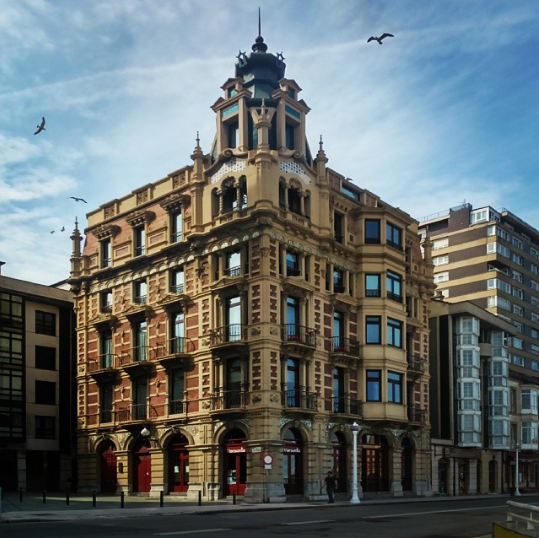
#> input picture data/Edificio.png, 539 x 538 px
$ jupyter execute ch01_example1.ipynb
#> lines starting #> are read from the running program, lines starting #| are printed output that depends on the picture
# Derivada de una imagen

En este ejemplo vamos a calcular las derivadas en la dirección $x$ y $y$ de una imagen de entrada. Para ello vamos a usar la herramienta de convolución entre la imagen de entrada y un kernel. La convolución entre una imagen $I[m,n]$ y un kernel $k[m,n]$ se define como:

$$
I[m,n] \ast k[m,n] = \sum_{k,l} I[k,l]  \; k[m-k,n-l]
$$

Para implementar el calculo de la derivada, haremos uso de los filtros *Sobel*:

$$
Dx = \begin{bmatrix}
-1 & 0 & 1\\
-2 & 0 & 2\\
-1 & 0 & 1\\
\end{bmatrix} \qquad \qquad
Dy = \begin{bmatrix}
-1 & -2 & -1\\
0 & 0 & 0\\
1 & 2 & 1\\
\end{bmatrix}
$$

Representando la convolución con $Dx$ la derivada parcial de la imagen respecto a $x$ y la convolución con $Dy$ la derivada parcial de la imagen respecto a $y$.

Para implementar la convolución hemos creado la siguiente función:

[cell 1]
import numpy as np
def conv(im,k):
    r,c = k.shape

    if not r == c or len(im.shape) == 3: #Revisamos que el kernel sea cuadrado y que la imagen este en escala de grices
        return None


    row, colum = im.shape
    shift = int((r-1)/2)

    output = np.zeros(im[shift:-shift,shift:-shift].shape)
    k = np.rot90(k,2) #Invertimos la imgen en ambas direcciones (lo cual es equivalente a girar el kernel 180°)

    for m,i in enumerate(np.arange(shift,row-shift-1)):
        for l,j in enumerate(np.arange(shift,colum-shift-1)):
            window = im[i-shift:i+shift+1,j-shift:j+shift+1]
            output[m,l] = (window*k).sum()

    return output

Como vemos, esta función creada recibe como parámetros de entrada la imagen en escala de grices y el kernel de convolución. El kernel, tal como lo expresa la ecuación de convolución, debe ser invertido tanto en la dirección vertical como en la horizontal. Luego, multiplicamos punto a punto el kernel con una ventana de la imagen del mismo tamaño del filtro centrada en $(i,j)$. Después de esto sumamos y asignamos este valor a la imagen de salida. Cabe resaltar que esta función diseañada calcula la convulución valida, es decir, la imagen de salida es más pequeña que la de entrada ya que no se rellena con ceros u otros valores la imágen original como en los otros tipos de convolución.

Ahora haremos pruebas concentras con la siguiente imagen:

[cell 2]
from matplotlib import pyplot as plt
from PIL import Image

im = np.array(Image.open('data/Edificio.png').convert('L'), np.float32)
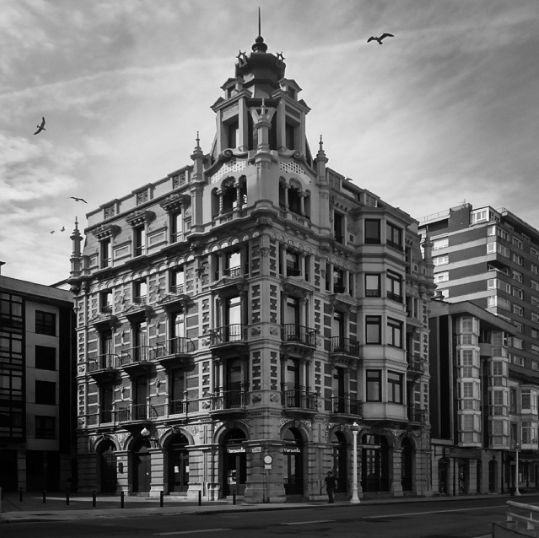
#> im: shape (538, 539) float32; min 0, max 248, mean 107.2
Dx = np.array([[-1,0,1],[-2,0,2],[-1,0,1]])
Dy = np.array([[-2,-1,0],[-1,1,1],[0,1,2]])

imx = conv(im,Dx)
#> after the loop in conv, `for m,i in enumerate(np.arange(shift,row-shift-1)):`:
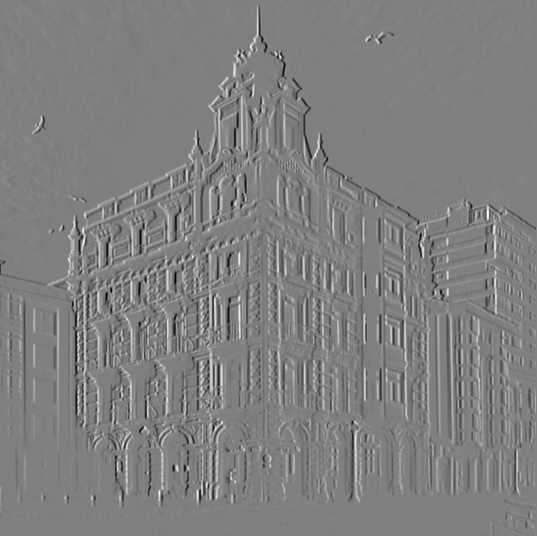
#> output: shape (536, 537) float64; min -769, max 763, mean 0.2; drawn with min black and max white
imy = conv(im,Dy)
#> after the loop in conv (call 2), `for m,i in enumerate(np.arange(shift,row-shift-1)):`:
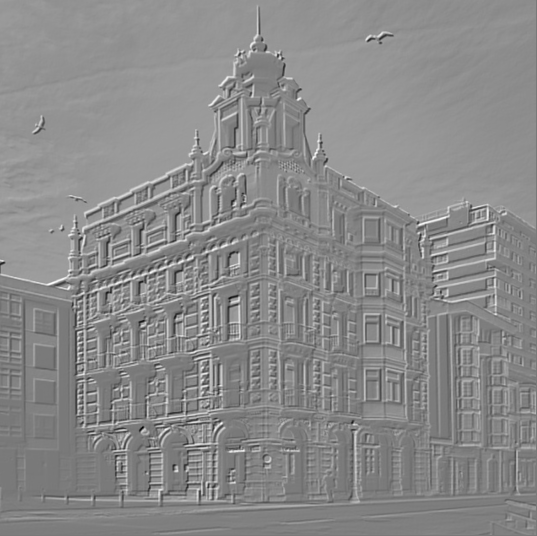
#> output: shape (536, 537) float64; min -798, max 877, mean 108.6; drawn with min black and max white

plt.figure(dpi = 180)
plt.subplot(121), plt.imshow(imx,cmap='gray'), plt.axis('off'), plt.title(r'$\partial I/\partial x$')
plt.subplot(122), plt.imshow(imy,cmap='gray'), plt.axis('off'), plt.title(r'$\partial I/\partial y$')
plt.show()
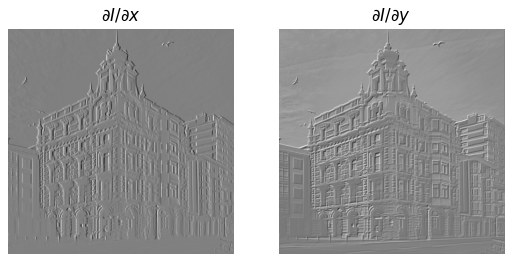
#> figure drawn by matplotlib, 2 panels

Calculando ahora la magnitud del gradiente de la imagen $|\nabla I| = \sqrt{I_x^2+I_y^2}$

[cell 3]
mag = np.sqrt(imx**2+imy**2)
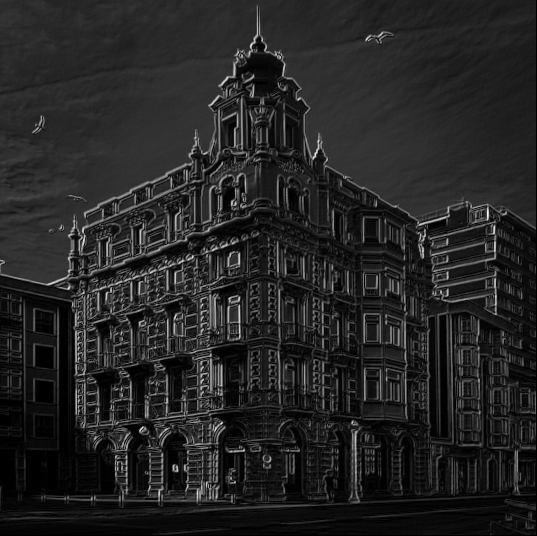
#> mag: shape (536, 537) float64; min 0, max 1083.3, mean 156.8; drawn with min black and max white
plt.figure(dpi = 180)
plt.imshow(mag,cmap='gray'), plt.axis('off'), plt.title(r'$|\nabla I|$')
plt.show()

$ run again, with data/fresas.png copied over data/Edificio.png
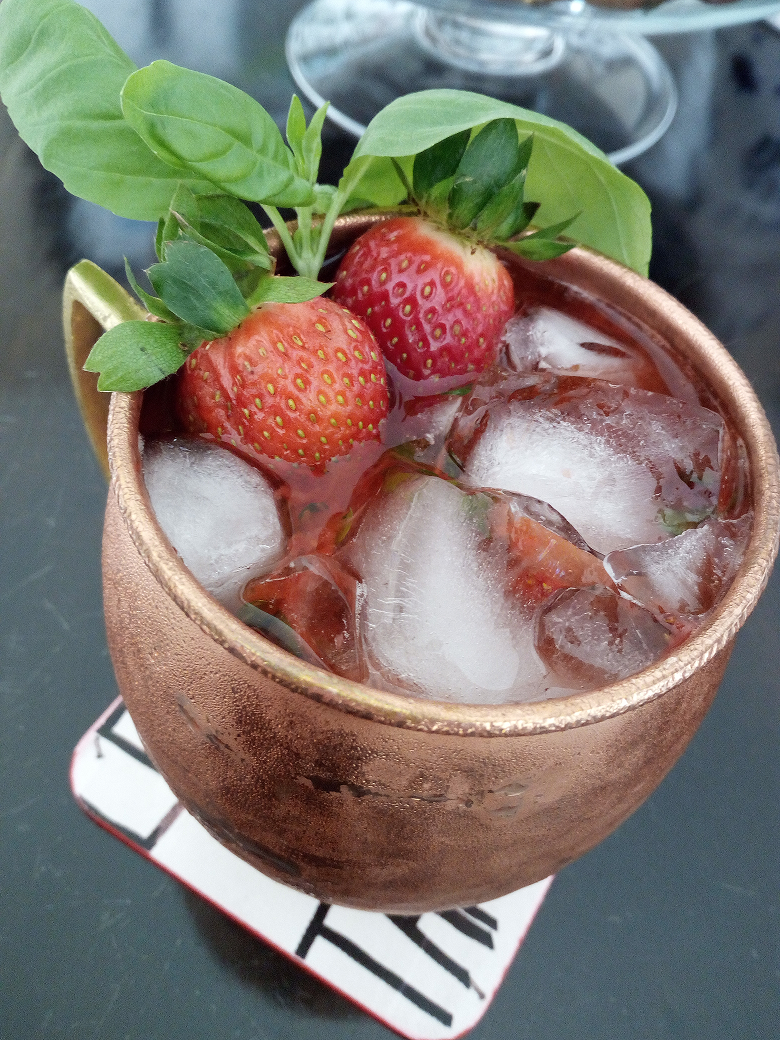
#> input picture data/fresas.png, 780 x 1040 px
#> after the loop in conv (call 2), `for m,i in enumerate(np.arange(shift,row-shift-1)):`:
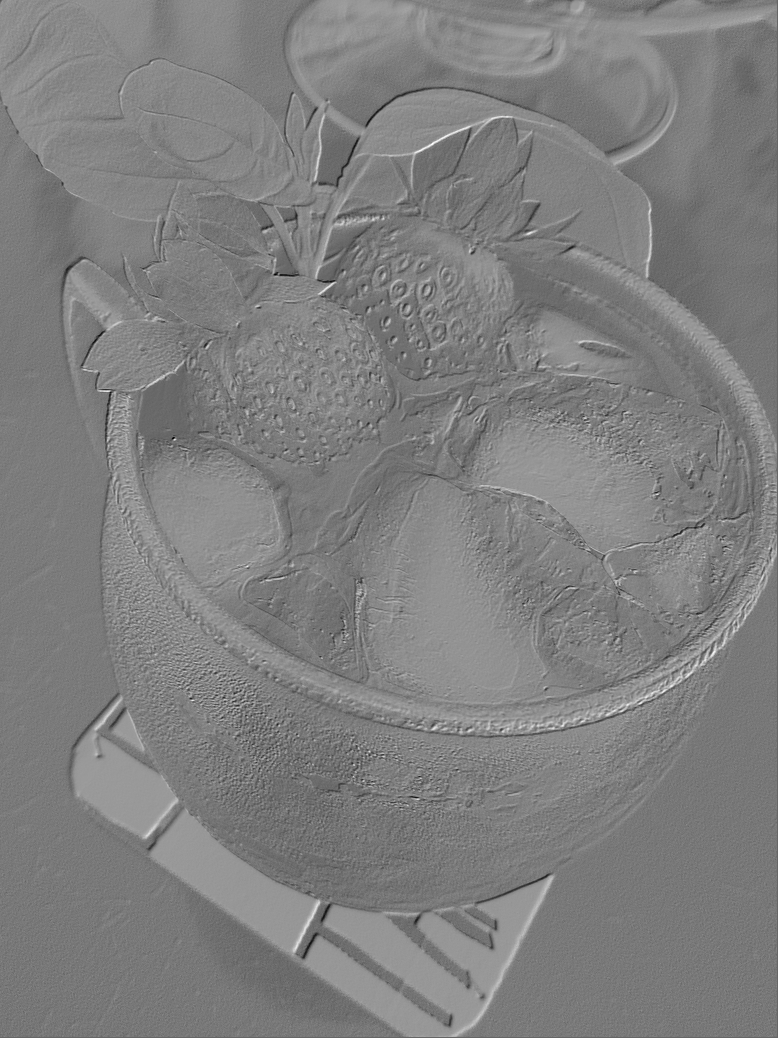
#> output: shape (1038, 778) float64; min -508, max 750, mean 121.6; drawn with min black and max white
#> `mag = np.sqrt(imx**2+imy**2)`:
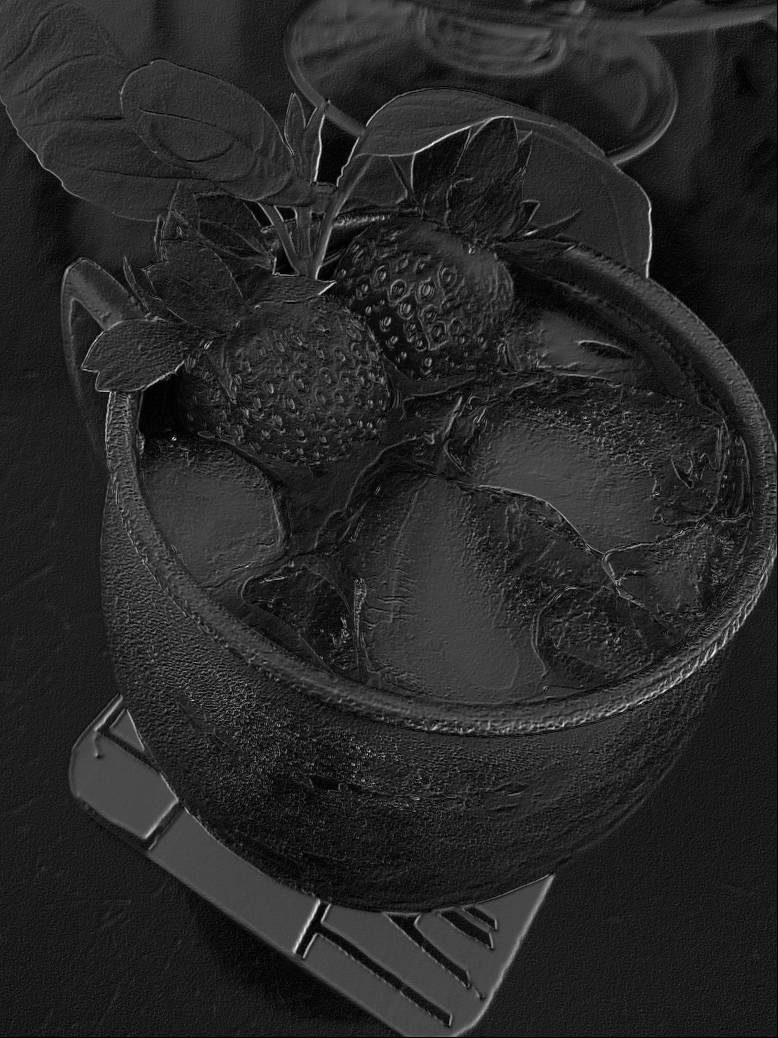
#> mag: shape (1038, 778) float64; min 0, max 850.5, mean 134.2; drawn with min black and max white

$ run again, with data/eye.jpg saved as data/Edificio.png
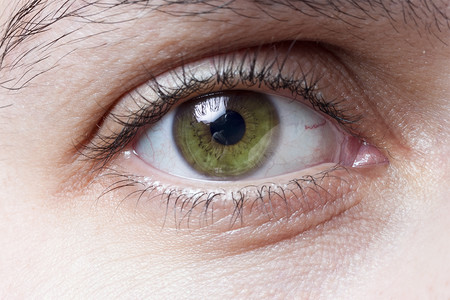
#> input picture data/eye.jpg, 450 x 300 px
#> after the loop in conv (call 2), `for m,i in enumerate(np.arange(shift,row-shift-1)):`:
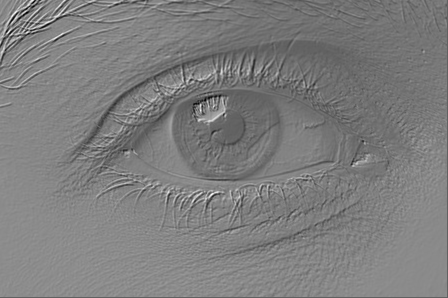
#> output: shape (298, 448) float64; min -536, max 865, mean 156.8; drawn with min black and max white
#> `mag = np.sqrt(imx**2+imy**2)`:
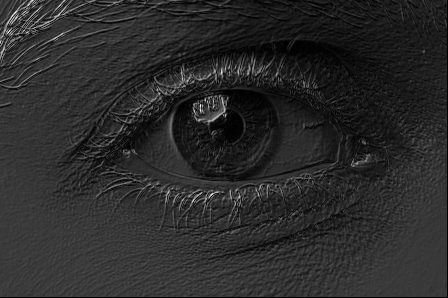
#> mag: shape (298, 448) float64; min 0, max 1019.1, mean 172.6; drawn with min black and max white
